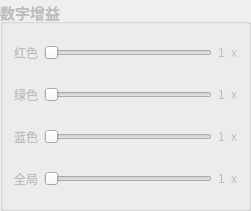
      <widget class="QGroupBox" name="m_digitalGainSet">
       <property name="enabled">
        <bool>false</bool>
       </property>
       <property name="geometry">
        <rect>
         <x>1000</x>
         <y>50</y>
         <width>251</width>
         <height>211</height>
        </rect>
       </property>
       <property name="font">
        <font>
         <pointsize>11</pointsize>
         <weight>75</weight>
         <bold>true</bold>
        </font>
       </property>
       <property name="title">
        <string>数字增益</string>
       </property>
       <layout class="QVBoxLayout" name="verticalLayout_3">
        <item>
         <layout class="QHBoxLayout" name="horizontalLayout_11">
          <item>
           <widget class="QLabel" name="label_11">
            <property name="font">
             <font>
              <pointsize>9</pointsize>
              <weight>50</weight>
              <bold>false</bold>
             </font>
            </property>
            <property name="text">
             <string>红色</string>
            </property>
           </widget>
          </item>
          <item>
           <widget class="QSlider" name="m_rGainSet">
            <property name="sizePolicy">
             <sizepolicy hsizetype="MinimumExpanding" vsizetype="Fixed">
              <horstretch>0</horstretch>
              <verstretch>0</verstretch>
             </sizepolicy>
            </property>
            <property name="maximumSize">
             <size>
              <width>16777215</width>
              <height>16777215</height>
             </size>
            </property>
            <property name="minimum">
             <number>1</number>
            </property>
            <property name="maximum">
             <number>8</number>
            </property>
            <property name="pageStep">
             <number>1</number>
            </property>
            <property name="orientation">
             <enum>Qt::Horizontal</enum>
            </property>
            <property name="invertedAppearance">
             <bool>false</bool>
            </property>
            <property name="invertedControls">
             <bool>false</bool>
            </property>
            <property name="tickPosition">
             <enum>QSlider::NoTicks</enum>
            </property>
            <property name="tickInterval">
             <number>1</number>
            </property>
           </widget>
          </item>
          <item>
           <widget class="QLabel" name="m_rGain">
            <property name="font">
             <font>
              <pointsize>9</pointsize>
              <weight>50</weight>
              <bold>false</bold>
             </font>
            </property>
            <property name="text">
             <string>1</string>
            </property>
           </widget>
          </item>
          <item>
           <widget class="QLabel" name="label_13">
            <property name="font">
             <font>
              <pointsize>9</pointsize>
              <weight>50</weight>
              <bold>false</bold>
             </font>
            </property>
            <property name="text">
             <string>x</string>
            </property>
           </widget>
          </item>
         </layout>
        </item>
        <item>
         <layout class="QHBoxLayout" name="horizontalLayout_10">
          <item>
           <widget class="QLabel" name="label_8">
            <property name="font">
             <font>
              <pointsize>9</pointsize>
              <weight>50</weight>
              <bold>false</bold>
             </font>
            </property>
            <property name="text">
             <string>绿色</string>
            </property>
           </widget>
          </item>
          <item>
           <widget class="QSlider" name="m_gGainSet">
            <property name="sizePolicy">
             <sizepolicy hsizetype="MinimumExpanding" vsizetype="Fixed">
              <horstretch>0</horstretch>
              <verstretch>0</verstretch>
             </sizepolicy>
            </property>
            <property name="maximumSize">
             <size>
              <width>16777215</width>
              <height>16777215</height>
             </size>
            </property>
            <property name="minimum">
             <number>1</number>
            </property>
            <property name="maximum">
             <number>8</number>
            </property>
            <property name="pageStep">
             <number>1</number>
            </property>
            <property name="orientation">
             <enum>Qt::Horizontal</enum>
            </property>
            <property name="invertedAppearance">
             <bool>false</bool>
            </property>
            <property name="invertedControls">
             <bool>false</bool>
            </property>
            <property name="tickPosition">
             <enum>QSlider::NoTicks</enum>
            </property>
            <property name="tickInterval">
             <number>1</number>
            </property>
           </widget>
          </item>
          <item>
           <widget class="QLabel" name="m_gGain">
            <property name="font">
             <font>
              <pointsize>9</pointsize>
              <weight>50</weight>
              <bold>false</bold>
             </font>
            </property>
            <property name="text">
             <string>1</string>
            </property>
           </widget>
          </item>
          <item>
           <widget class="QLabel" name="label_10">
            <property name="font">
             <font>
              <pointsize>9</pointsize>
              <weight>50</weight>
              <bold>false</bold>
             </font>
            </property>
            <property name="text">
             <string>x</string>
            </property>
           </widget>
          </item>
         </layout>
        </item>
        <item>
         <layout class="QHBoxLayout" name="horizontalLayout_9">
          <item>
           <widget class="QLabel" name="label_5">
            <property name="font">
             <font>
              <pointsize>9</pointsize>
              <weight>50</weight>
              <bold>false</bold>
             </font>
            </property>
            <property name="text">
             <string>蓝色</string>
            </property>
           </widget>
          </item>
          <item>
           <widget class="QSlider" name="m_bGainSet">
            <property name="sizePolicy">
             <sizepolicy hsizetype="MinimumExpanding" vsizetype="Fixed">
              <horstretch>0</horstretch>
              <verstretch>0</verstretch>
             </sizepolicy>
            </property>
            <property name="maximumSize">
             <size>
              <width>16777215</width>
              <height>16777215</height>
             </size>
            </property>
            <property name="minimum">
             <number>1</number>
            </property>
            <property name="maximum">
             <number>8</number>
            </property>
            <property name="pageStep">
             <number>1</number>
            </property>
            <property name="orientation">
             <enum>Qt::Horizontal</enum>
            </property>
            <property name="invertedAppearance">
             <bool>false</bool>
            </property>
            <property name="invertedControls">
             <bool>false</bool>
            </property>
            <property name="tickPosition">
             <enum>QSlider::NoTicks</enum>
            </property>
            <property name="tickInterval">
             <number>1</number>
            </property>
           </widget>
          </item>
          <item>
           <widget class="QLabel" name="m_bGain">
            <property name="font">
             <font>
              <pointsize>9</pointsize>
              <weight>50</weight>
              <bold>false</bold>
             </font>
            </property>
            <property name="text">
             <string>1</string>
            </property>
           </widget>
          </item>
          <item>
           <widget class="QLabel" name="label_7">
            <property name="font">
             <font>
              <pointsize>9</pointsize>
              <weight>50</weight>
              <bold>false</bold>
             </font>
            </property>
            <property name="text">
             <string>x</string>
            </property>
           </widget>
          </item>
         </layout>
        </item>
        <item>
         <layout class="QHBoxLayout" name="horizontalLayout_8">
          <item>
           <widget class="QLabel" name="label_2">
            <property name="font">
             <font>
              <pointsize>9</pointsize>
              <weight>50</weight>
              <bold>false</bold>
             </font>
            </property>
            <property name="text">
             <string>全局</string>
            </property>
           </widget>
          </item>
          <item>
           <widget class="QSlider" name="m_globalGainSet">
            <property name="sizePolicy">
             <sizepolicy hsizetype="MinimumExpanding" vsizetype="Fixed">
              <horstretch>0</horstretch>
              <verstretch>0</verstretch>
             </sizepolicy>
            </property>
            <property name="maximumSize">
             <size>
              <width>16777215</width>
              <height>16777215</height>
             </size>
            </property>
            <property name="minimum">
             <number>1</number>
            </property>
            <property name="maximum">
             <number>8</number>
            </property>
            <property name="pageStep">
             <number>1</number>
            </property>
            <property name="orientation">
             <enum>Qt::Horizontal</enum>
            </property>
            <property name="invertedAppearance">
             <bool>false</bool>
            </property>
            <property name="invertedControls">
             <bool>false</bool>
            </property>
            <property name="tickPosition">
             <enum>QSlider::NoTicks</enum>
            </property>
            <property name="tickInterval">
             <number>1</number>
            </property>
           </widget>
          </item>
          <item>
           <widget class="QLabel" name="m_globalGain">
            <property name="font">
             <font>
              <pointsize>9</pointsize>
              <weight>50</weight>
              <bold>false</bold>
             </font>
            </property>
            <property name="text">
             <string>1</string>
            </property>
           </widget>
          </item>
          <item>
           <widget class="QLabel" name="label">
            <property name="font">
             <font>
              <pointsize>9</pointsize>
              <weight>50</weight>
              <bold>false</bold>
             </font>
            </property>
            <property name="text">
             <string>x</string>
            </property>
           </widget>
          </item>
         </layout>
        </item>
       </layout>
      </widget>
